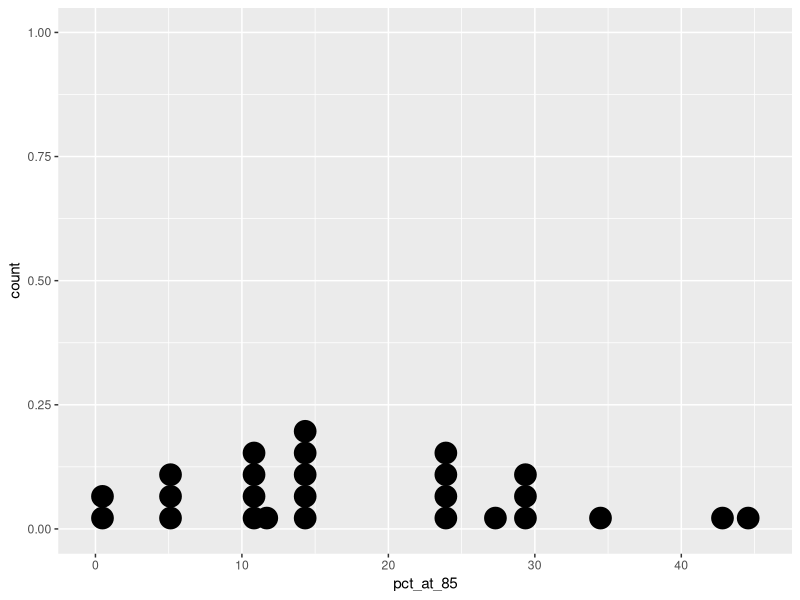

The R script that drew this image:
# Analysis of Pew survey of muslims
# Andrew <andrew.flowers@fivethirtyeight.com>

setwd("~/survey-fraud/")

require(readr)
require(dplyr)
require(tidyr)
require(stringr)
require(ggplot2)

bfData <- read_csv("./results/replication_summary_022416.csv") # Bialik and Flowers's data
rkData <- read_csv("Results_File_Cleaned_1209.csv") # Robbins and Kuriakose's data

rawData <- bfData # Change to bfData when ready

# Add tally above 85%
rawData <- rawData %>% mutate(pct_at_85=(dup_observations_at_85/final_observations)*100)

pew_muslims <- 'pewreligion_muslims'

rawData %>% 
  filter(dataset==pew_muslims) %>% 
  ggplot(aes(pct_at_85)) + geom_dotplot() 
  